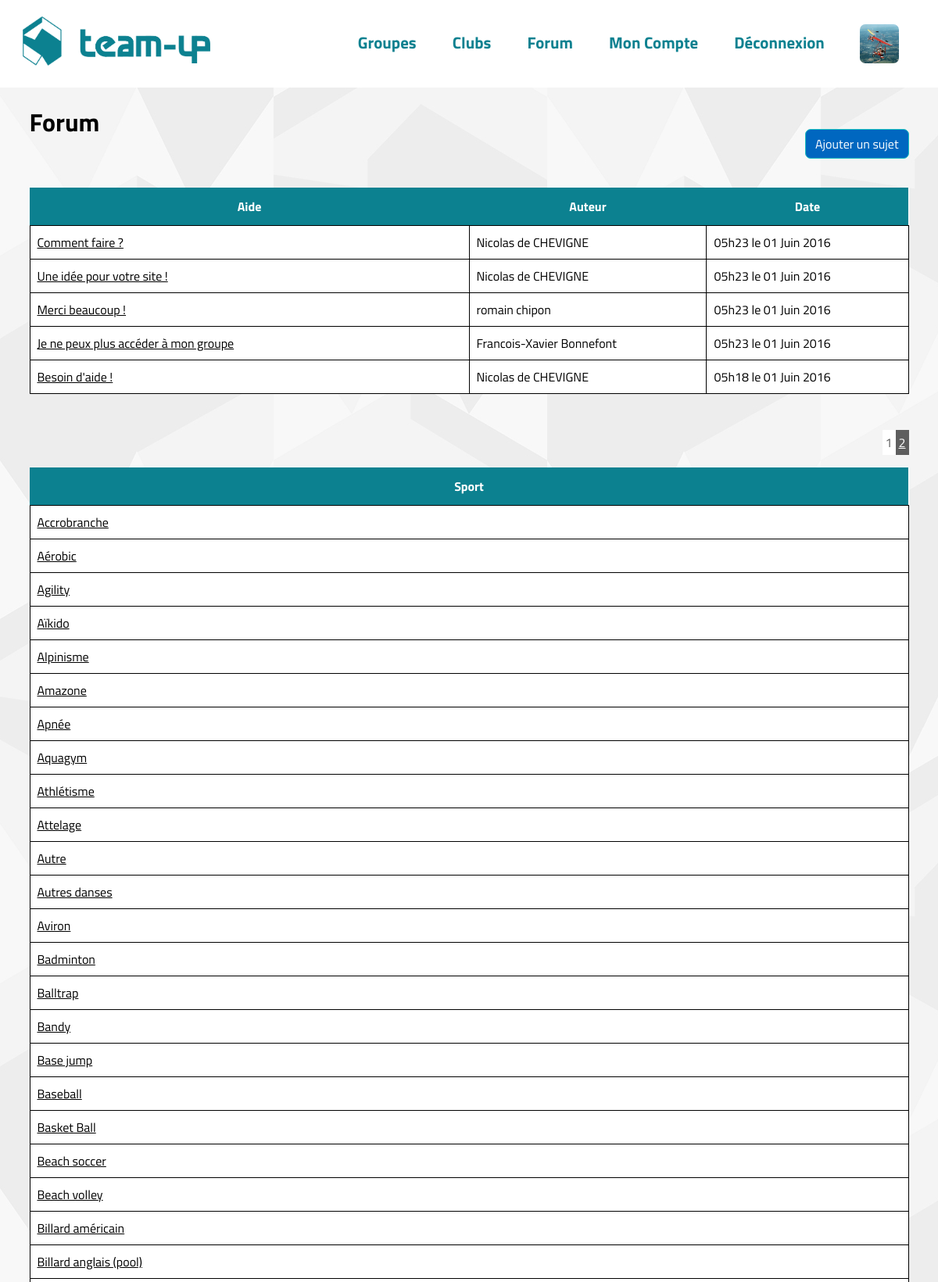
/?page=forum (signed in, upper part), run on the app's committed database.
### tables this page shows
CREATE TABLE `forum_sujets` (
  `id` int(11) NOT NULL,
  `id_membre` int(11) NOT NULL,
  `type` enum('aide','sport') NOT NULL,
  `id_sport` int(11) NOT NULL,
  `titre` varchar(255) NOT NULL,
  `message` text NOT NULL,
  `date` datetime NOT NULL
);

CREATE TABLE `membres` (
  `id` int(11) NOT NULL,
  `pseudo` varchar(255) NOT NULL,
  `nom` varchar(255) NOT NULL,
  `prenom` varchar(255) NOT NULL,
  `email` varchar(255) NOT NULL,
  `mot_de_passe` varchar(255) NOT NULL,
  `description` text,
  `date_naissance` date DEFAULT NULL,
  `id_departement` varchar(255) DEFAULT NULL,
  `sexe` enum('homme','femme','autre') DEFAULT NULL,
  `bannis` tinyint(1) NOT NULL DEFAULT '0',
  `role` enum('membre','admin') NOT NULL DEFAULT 'membre'
);

CREATE TABLE `sports` (
  `id` int(11) NOT NULL,
  `nom` varchar(255) NOT NULL,
  `description` text NOT NULL
);

### modeles/membres.php (called while the page is built, shortened)
<?php
function connecte($profil = false) {
	if(!$profil) {
		return isset($_SESSION['id']);
	} else {
		return (isset($_SESSION['id']) ? profil_membre($_SESSION['id']) : false);
	}
}
function profil_membre($id) {
	global $pdo;
	$stmt = $pdo->prepare('SELECT * FROM membres WHERE id = :id');
	$stmt->bindValue('id', $id, PDO::PARAM_INT);
	if($stmt->execute())
		return $stmt->fetch();
	else
		return false;
}

### modeles/forum.php (called while the page is built, shortened)
<?php
function recuperer_sujets_sport($id_sport, $debut_requete, $sujets_par_page) {
	global $pdo;
	$stmt = $pdo->prepare('SELECT SQL_CALC_FOUND_ROWS f.id id_sujet, f.*, m.id id_membre, m.* FROM forum_sujets AS f
																				JOIN membres AS m ON f.id_membre = m.id
																			WHERE id_sport = :id_sport ORDER BY date DESC
																			LIMIT :debut_requete, :sujets_par_page');
	$stmt->bindValue('id_sport', $id_sport, PDO::PARAM_INT);
	$stmt->bindValue('debut_requete', $debut_requete, PDO::PARAM_INT);
	$stmt->bindValue('sujets_par_page', $sujets_par_page, PDO::PARAM_INT);
	$stmt->execute();
	return array('nombre' => $pdo->query('SELECT FOUND_ROWS();')->fetch(PDO::FETCH_COLUMN), 'lignes' => $stmt->fetchAll());
}

### init.php (called while the page is built, shortened)
<?php
if(defined('HOTE') && defined('USER') && defined('PASS') && defined('BASE')) {
    try {
        $pdo = new PDO("mysql:host=".HOTE.";dbname=".BASE, USER, PASS);
        $pdo->setAttribute(PDO::ATTR_ERRMODE, PDO::ERRMODE_EXCEPTION);
    } catch (PDOException $e) {}
}
include 'modeles/membres.php';
class DateTimeFrench extends DateTime {
    public function format($format) {
        $english_days = array('Monday', 'Tuesday', 'Wednesday', 'Thursday', 'Friday', 'Saturday', 'Sunday');
        $french_days = array('Lundi', 'Mardi', 'Mercredi', 'Jeudi', 'Vendredi', 'Samedi', 'Dimanche');
        $english_months = array('January', 'February', 'March', 'April', 'May', 'June', 'July', 'August', 'September', 'October', 'November', 'December');
        $french_months = array('Janvier', 'Février', 'Mars', 'Avril', 'Mai', 'Juin', 'Juillet', 'Août', 'Septembre', 'Octobre', 'Novembre', 'Décembre');
        return str_replace($english_months, $french_months, str_replace($english_days, $french_days, parent::format($format)));
    }
}

### modeles/sports.php (called while the page is built, shortened)
<?php
function recuperer_sports() {
	global $pdo;
	$stmt = $pdo->query('SELECT * FROM sports');
	$resultat = array();
	while($ligne = $stmt->fetch()) {
		$resultat[] = $ligne;
	}
	return $resultat;
}

### vues/forum.php (the view, shortened to what this page needs)
<h1><a href="?page=forum">Forum</a></h1>
<?php if(connecte()) {  ?>
	<a href="?page=forum&amp;ajouter" class="bouton b-principal ajouter-sujet">Ajouter un sujet</a>
<?php } ?>
<div class="forum">
	<table>
		<thead>
			<tr>
				<th style="width:50%;">Aide</th>
				<th>Auteur</th>
				<th>Date</th>
			</tr>
		</thead>
		<tbody>
			<?php
				foreach ($sujets_aide as $sujet) {
					$date = new DateTimeFrench($sujet['date']);
			?>
				<tr><td><a href="?page=forum&amp;sujet=<?php echo $sujet['id_sujet']; ?>"><?php echo $sujet['titre']; ?></a></td><td><?php echo $sujet['prenom']; ?> <?php echo $sujet['nom']; ?></td><td><?php echo $date->format('H\hi \l\e d F Y'); ?></td></tr>
			<?php
				}
			?>
		</tbody>
	</table>
	<table>
		<thead>
			<tr>
				<th>Sport</th>
			</tr>
		</thead>
		<tbody>
			<?php
				foreach ($sports as $sport) {
			?>
				<tr><td><a href="?page=forum&amp;sport=<?php echo $sport['id']; ?>"><?php echo $sport['nom']; ?></a></td></tr>
			<?php
				}
			?>
		</tbody>
	</table>
</div>

### static/css/style.css (style rules this page uses)
* { font-family: 'Titillium Web', sans-serif; margin:0; padding: 0; }
body { background:url(../../static/images/motif.jpg); background-repeat: repeat; min-height:100%; }
h1 a { text-decoration: none; color:black; }
.bouton { padding:6px 12px; border:1px solid black; border-radius:7px; text-decoration: none; color: white; }
.bouton.b-principal { border-color:#19BEC0; background-color: #0067C0; }

### static/css/forum.css (style rules this page uses)
.forum { margin-top: 60px; }
.ajouter-sujet { float: right; margin-top: -15px; }
h3 a, td a { color:black; }
table { width: 100%; border-collapse: collapse; margin: 0px; background-color: white; margin-bottom: 50px; }
th { background-color: #0c8190; color: white; padding:12px; }
td { padding: 9px; border: 1px solid black; }

### data on the page
forum_sujets: titre "Comment faire ?", id_membre.prenom "Nicolas", id_membre.nom "de CHEVIGNE", date "05h23 le 01 Juin 2016"
forum_sujets: titre "Une idée pour votre site !", id_membre.prenom "Nicolas", id_membre.nom "de CHEVIGNE", date "05h23 le 01 Juin 2016"
forum_sujets: titre "Merci beaucoup !", id_membre.prenom "romain", id_membre.nom "chipon", date "05h23 le 01 Juin 2016"
forum_sujets: titre "Je ne peux plus accéder à mon groupe", id_membre.prenom "Francois-Xavier", id_membre.nom "Bonnefont", date "05h23 le 01 Juin 2016"
forum_sujets: titre "Besoin d'aide !", id_membre.prenom "Nicolas", id_membre.nom "de CHEVIGNE", date "05h18 le 01 Juin 2016"
sports: nom "Accrobranche"
sports: nom "Aérobic"
sports: nom "Agility"
sports: nom "Aïkido"
sports: nom "Alpinisme"
sports: nom "Amazone"
sports: nom "Apnée"
sports: nom "Aquagym"
sports: nom "Athlétisme"
sports: nom "Attelage"
sports: nom "Autre"
sports: nom "Autres danses"
sports: nom "Aviron"
sports: nom "Badminton"
sports: nom "Balltrap"
sports: nom "Bandy"
sports: nom "Base jump"
sports: nom "Baseball"
sports: nom "Basket Ball"
sports: nom "Beach soccer"
sports: nom "Beach volley"
sports: nom "Billard américain"
sports: nom "Billard anglais (pool)"
